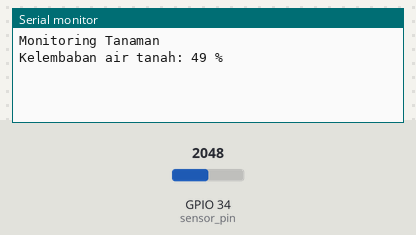
The sketch below on a simulated ESP32. Parts: the last lines printed to the serial monitor. Inputs (shaded band) come from the test bench; at power-on: GPIO 34 (sensor_pin) = 2048.

Above: at 3.2 s.
3.3 s: GPIO 34 (sensor_pin) set to 2866
At 5.4 s:
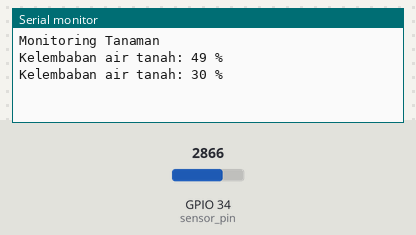
6.0 s: GPIO 34 (sensor_pin) set to 3603
At 6.9 s:
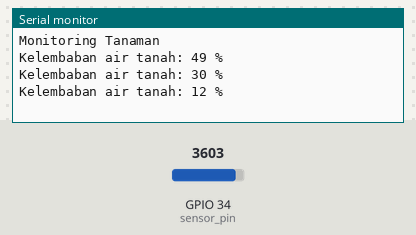
Timing chart, 0 to 9.0 s (numbered marks = the images above; inputs shaded):
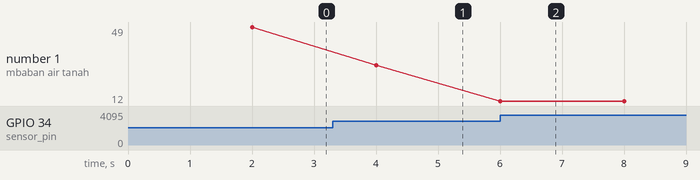

Measured:
- after the input at 3.3 s, the serial monitor: prints a new line after 0.70 s (image 1)
- after the input at 6.0 s, the serial monitor: prints a new line at once (image 2)
- plotted number 1: 49 → 30 after the input at 3.3 s, 30 → 12 after the input at 6.0 s

The sketch:

monitoring_kelembaban.ino
```cpp
int moister, sensor_analog;
const int sensor_pin = 34;

void setup() {
  Serial.begin(9600);
  delay(2000);
  Serial.print("Monitoring Tanaman\n");
}

void loop() {
  sensor_analog = analogRead(sensor_pin);
  moister = ( 100 - ( (sensor_analog/4095.00) * 100 ) );
  if (isnan(moister)) {
    Serial.print("Sensor tidak terbaca");
    return;
  }
  Serial.print("Kelembaban air tanah: ");
  Serial.print(moister);
  Serial.print(" %\n");
  delay(2000);
}
```
